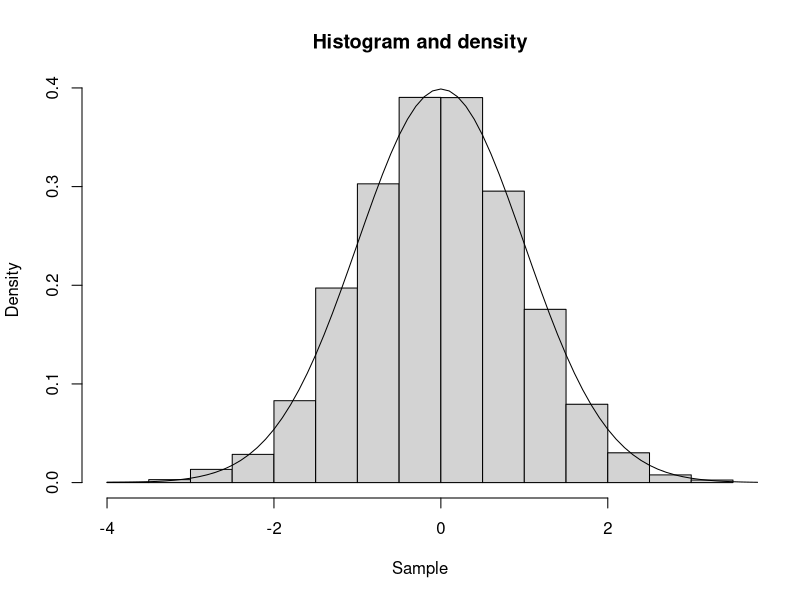
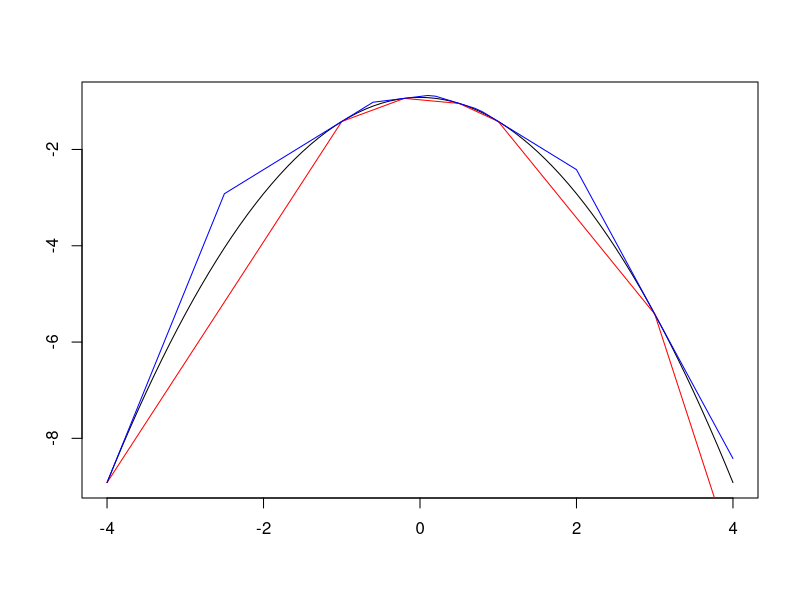
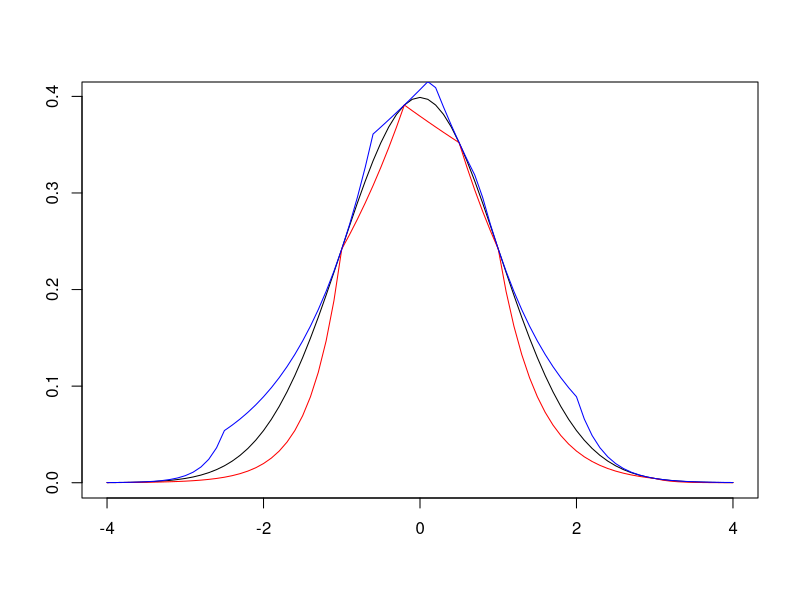

Recreate these plots in R, in order. (Note: a time limit stopped this script after it produced the figures.)
## ---- chunk 1
method_rejection <- function(samp, f, g, M = 1){
  alpha <- runif(length(samp))
  
  samp[f(samp) > M * alpha * g(samp)]
}
## ---- chunk 2
r_method_rejection <- function(n, gen_samp, f, g, M = 1){
  res <- c()
  need_n <- floor(1.1 * n)
  
  while (need_n > 0) {
    res <- c(res, method_rejection(gen_samp(need_n), f, g, M))
    need_n <- floor(1.1 * (n - length(res)))
  }
  
  res[1:n]
}
## ---- chunk 3
a <- -4
b <- 4
step_discret <- 0.01
M <- max(sapply(seq(a, b, step_discret), function(x) dnorm(x) / dunif(x, min = a, max = b)))
samp <- r_method_rejection(10000, function(n) runif(n, min = a, max = b), dnorm, function(x) dunif(x, min = a, max = b), M)
## ---- chunk 4
plot_distr <- function(samp, f, a, b, step_discret = 0.1){
  hist(samp, probability = TRUE, xlab = "Sample", main = "Histogram and density")
  lines(x = seq(a, b, step_discret), y = f(seq(a, b, step_discret)))
}

plot_distr(samp, dnorm, a, b)
## ---- chunk 5
lower_eq <- function(x, points_x, points_y){
  k <- 1
  
  while (k <= length(points_x) && x > points_x[k]) {
    k <- k + 1 
  }
  
  if (k == 1){
    log(0)
  }
  else if (k == length(points_x) + 1){
    log(0)
  }
  else{
    (points_y[k] - points_y[k - 1]) / (points_x[k] - points_x[k - 1]) * (x - points_x[k]) + points_y[k]
  }
}

upper_eq <- function(x, points_x, points_y, gradient){
  k <- 1

  while (k <= length(points_x) && x > points_x[k]) {
    k <- k + 1 
  }
  
  if (k == 1){
    gradient[k] * (x - points_x[k]) + points_y[k]
  }
  else if (k == length(points_x) + 1){
    gradient[k - 1] * (x - points_x[k - 1]) + points_y[k - 1]
  }
  else{
    z <- (points_y[k] - points_y[k - 1] - (gradient[k] * points_x[k] - gradient[k - 1] * points_x[k - 1])) / (gradient[k - 1] - gradient[k])
    
    if (x < z){
      gradient[k - 1] * (x - points_x[k - 1]) + points_y[k - 1]
    }
    else{
      gradient[k] * (x - points_x[k]) + points_y[k]
    }
  }
}
## ---- chunk 6
points_x <- c(-9, -4, -1, -0.2, 0.5, 1, 3, 7)
points_y <- log(dnorm(points_x))
epsilon <- 1e-6
gradient <- (log(dnorm(points_x + epsilon)) - log(dnorm(points_x - epsilon))) / (2 * epsilon)

plot_d_lower_upper <- function(f, points_x, points_y, gradient, a, b, step_discret = 0.1){
  plot(x = seq(a, b, step_discret), y = log(f(seq(a, b, step_discret))), type = "l", xlab = "", ylab = "")
  lines(x = seq(a, b, step_discret), y = sapply(seq(a, b, step_discret), function(x) lower_eq(x, points_x, points_y)), type = "l", col = "red")
  lines(x = seq(a, b, step_discret), y = sapply(seq(a, b, step_discret), function(x) upper_eq(x, points_x, points_y, gradient)), type = "l", col = "blue")
  
  plot(x = seq(a, b, step_discret), y = f(seq(a, b, step_discret)), type = "l", xlab = "", ylab = "")
  lines(x = seq(a, b, step_discret), y = sapply(seq(a, b, step_discret), function(x) exp(lower_eq(x, points_x, points_y))), type = "l", col = "red")
  lines(x = seq(a, b, step_discret), y = sapply(seq(a, b, step_discret), function(x) exp(upper_eq(x, points_x, points_y, gradient))), type = "l", col = "blue")
}

plot_d_lower_upper(dnorm, points_x, points_y, gradient, a, b)
## ---- chunk 7
adaptive_method_rejection <- function(gen_samp, f, g, points_x, points_y, gradient, M_upper = 1){
  while (TRUE){
    alpha <- runif(1)
    x <- r_method_rejection(1, gen_samp, function(x) exp(upper_eq(x, points_x, points_y, gradient)), g, M_upper)

    if (alpha <= exp(lower_eq(x, points_x, points_y) - upper_eq(x, points_x, points_y, gradient))){
      return(x)
    }
    else if (alpha <= exp(log(f(x)) - upper_eq(x, points_x, points_y, gradient)))
      return(x)
  }
}
## ---- chunk 8
r_adaptive_method_rejection <- function(n, gen_samp, f, g, a, b, M = 1, max_points = 10, epsilon = 1e-6, step_discret = 1e-2){
  res <- r_method_rejection(2, gen_samp, f, g, M)
  points_x <- sort(res)
  points_y <- log(f(points_x))
  gradient <- (log(f(points_x + epsilon)) - log(f(points_x - epsilon))) / (2 * epsilon)
  M_upper <- max(sapply(seq(a, b, step_discret), function(x) exp(upper_eq(x, points_x, points_y, gradient)) / g(x)))
  
  count <- 2
  
  while (count != n){
    x_new <- adaptive_method_rejection(gen_samp, f, g, points_x, points_y, gradient, M_upper)
    count <- count + 1
    res <- c(res, x_new)
    
    if (length(points_x) < 10){
      k <- 1
  
      while (k != length(points_x) + 1 && x_new > points_x[k]){
        k <- k + 1
      }
      
      if (k == 1){
        points_x <- c(x_new, points_x)
        points_y <- c(log(f(x_new)), points_y)
        gradient <- c((log(f(x_new + epsilon)) - log(f(x_new - epsilon))) / (2 * epsilon), gradient)
        M_upper <- max(c(M_upper, sapply(c(a, (points_y[2] - points_y[1] - (gradient[2] * points_x[2] - gradient[1] * points_x[1])) / (gradient[1] - gradient[2])), function(x) exp(upper_eq(x, points_x, points_y, gradient)) / g(x))))
      }
      else if (k == length(points_x) + 1){
        points_x <- c(points_x, x_new)
        points_y <- c(points_y, log(f(x_new)))
        gradient <- c(gradient, (log(f(x_new + epsilon)) - log(f(x_new - epsilon))) / (2 * epsilon))
        M_upper <- max(c(M_upper, sapply(c((points_y[k] - points_y[k - 1] - (gradient[k] * points_x[k] - gradient[k - 1] * points_x[k - 1])) / (gradient[k - 1] - gradient[k]), b), function(x) exp(upper_eq(x, points_x, points_y, gradient)) / g(x))))
      }
      else{
        points_x <- c(points_x[1:(k - 1)], x_new, points_x[k:length(points_x)])
        points_y <- c(points_y[1:(k - 1)], log(f(x_new)), points_y[k:length(points_y)])
        gradient <- c(gradient[1:(k - 1)], (log(f(x_new + epsilon)) - log(f(x_new - epsilon))) / (2 * epsilon), gradient[k:length(gradient)])
        M_upper <- max(c(M_upper, sapply(c((points_y[k] - points_y[k - 1] - (gradient[k] * points_x[k] - gradient[k - 1] * points_x[k - 1])) / (gradient[k - 1] - gradient[k]), (points_y[k + 1] - points_y[k] - (gradient[k + 1] * points_x[k + 1] - gradient[k] * points_x[k])) / (gradient[k] - gradient[k + 1])), function(x) exp(upper_eq(x, points_x, points_y, gradient)) / g(x))))
      }
    }
  }
  
  list(samp = res, p_x = points_x, p_y = points_y, grad = gradient)
}
## ---- chunk 9
adapt_samp <- r_adaptive_method_rejection(10000, function(n) runif(n, a, b), dnorm, function(x) dunif(x, min = a, max = b), a, b, M)
plot_distr(adapt_samp$samp, dnorm, a, b)
plot_d_lower_upper(dnorm, adapt_samp$p_x, adapt_samp$p_y, adapt_samp$grad, a, b)
